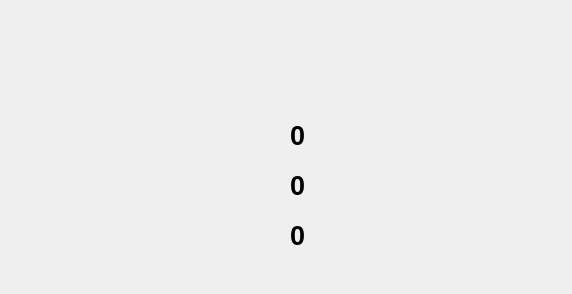
<?xml version="1.0" encoding="UTF-8"?>
<ui version="4.0">
 <class>puntuacion</class>
 <widget class="QWidget" name="puntuacion">
  <property name="geometry">
   <rect>
    <x>0</x>
    <y>0</y>
    <width>572</width>
    <height>294</height>
   </rect>
  </property>
  <property name="windowTitle">
   <string>Form</string>
  </property>
  <widget class="QLabel" name="label">
   <property name="geometry">
    <rect>
     <x>-10</x>
     <y>-10</y>
     <width>581</width>
     <height>311</height>
    </rect>
   </property>
   <property name="text">
    <string/>
   </property>
   <property name="pixmap">
    <pixmap resource="imagen.qrc">:/Imagenes/universo.png</pixmap>
   </property>
   <property name="scaledContents">
    <bool>true</bool>
   </property>
  </widget>
  <widget class="QLabel" name="label_2">
   <property name="geometry">
    <rect>
     <x>130</x>
     <y>20</y>
     <width>311</width>
     <height>71</height>
    </rect>
   </property>
   <property name="text">
    <string/>
   </property>
   <property name="pixmap">
    <pixmap resource="imagen.qrc">:/Imagenes/puntuacion.png</pixmap>
   </property>
   <property name="scaledContents">
    <bool>true</bool>
   </property>
  </widget>
  <widget class="QLabel" name="label_3">
   <property name="geometry">
    <rect>
     <x>210</x>
     <y>120</y>
     <width>41</width>
     <height>31</height>
    </rect>
   </property>
   <property name="text">
    <string/>
   </property>
   <property name="pixmap">
    <pixmap resource="imagen.qrc">:/Imagenes/asteroide.png</pixmap>
   </property>
   <property name="scaledContents">
    <bool>true</bool>
   </property>
  </widget>
  <widget class="QLabel" name="label_4">
   <property name="geometry">
    <rect>
     <x>210</x>
     <y>170</y>
     <width>41</width>
     <height>41</height>
    </rect>
   </property>
   <property name="text">
    <string/>
   </property>
   <property name="pixmap">
    <pixmap resource="imagen.qrc">:/Imagenes/enemigo.png</pixmap>
   </property>
   <property name="scaledContents">
    <bool>true</bool>
   </property>
  </widget>
  <widget class="QLabel" name="label_5">
   <property name="geometry">
    <rect>
     <x>210</x>
     <y>220</y>
     <width>41</width>
     <height>41</height>
    </rect>
   </property>
   <property name="text">
    <string/>
   </property>
   <property name="pixmap">
    <pixmap resource="imagen.qrc">:/Imagenes/enemigoInfo.png</pixmap>
   </property>
   <property name="scaledContents">
    <bool>true</bool>
   </property>
  </widget>
  <widget class="QLabel" name="meteroro">
   <property name="geometry">
    <rect>
     <x>290</x>
     <y>120</y>
     <width>131</width>
     <height>31</height>
    </rect>
   </property>
   <property name="font">
    <font>
     <pointsize>20</pointsize>
     <bold>true</bold>
    </font>
   </property>
   <property name="text">
    <string>0</string>
   </property>
  </widget>
  <widget class="QLabel" name="enemigo">
   <property name="geometry">
    <rect>
     <x>290</x>
     <y>170</y>
     <width>131</width>
     <height>31</height>
    </rect>
   </property>
   <property name="font">
    <font>
     <pointsize>20</pointsize>
     <bold>true</bold>
    </font>
   </property>
   <property name="text">
    <string>0</string>
   </property>
  </widget>
  <widget class="QLabel" name="estrella">
   <property name="geometry">
    <rect>
     <x>290</x>
     <y>220</y>
     <width>131</width>
     <height>31</height>
    </rect>
   </property>
   <property name="font">
    <font>
     <pointsize>20</pointsize>
     <bold>true</bold>
    </font>
   </property>
   <property name="text">
    <string>0</string>
   </property>
  </widget>
 </widget>
 <resources>
  <include location="imagen.qrc"/>
 </resources>
 <connections/>
</ui>
